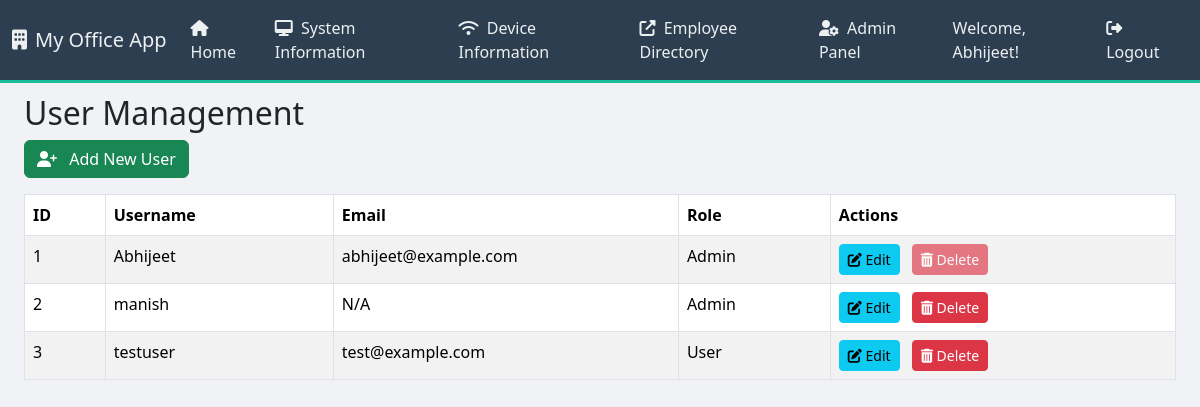
Before: /admin/users (signed in) with the older database file.
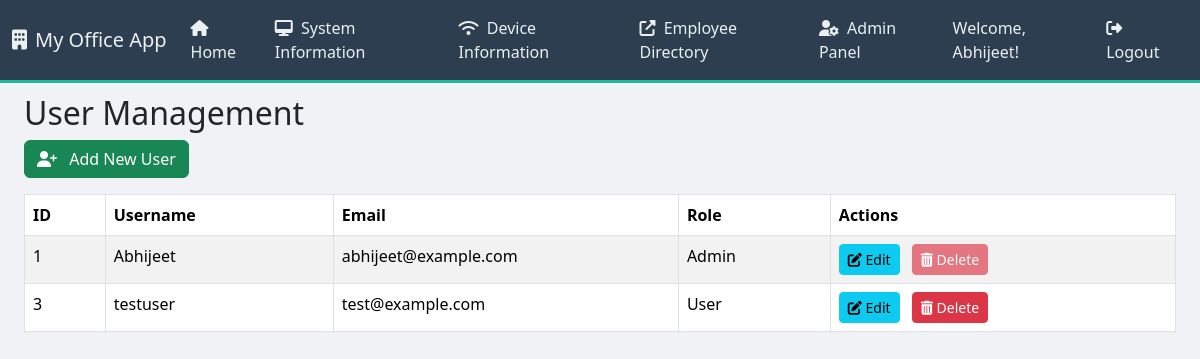
After: the same page with the newer database file.
### app.py (models this page shows, shortened)
class User(UserMixin, db.Model):
    id = db.Column(db.Integer, primary_key=True)
    username = db.Column(db.String(80), unique=True, nullable=False)
    email = db.Column(db.String(120), unique=True, nullable=True) # Added email for future password reset
    password_hash = db.Column(db.String(128))
    role = db.Column(db.String(80), default='user') # 'user' or 'admin'

### app.py (the view)
@app.route('/admin/users')
@login_required
@admin_required
def admin_users():
    users = User.query.all()
    return render_template('admin_users.html', users=users)

### app.py (called while the page is built)
@app.context_processor
def inject_datetime():
    return {'datetime': datetime}

@login_manager.user_loader
def load_user(user_id):
    return User.query.get(int(user_id))

def admin_required(f):
    @wraps(f)
    def decorated_function(*args, **kwargs):
        if not current_user.is_authenticated or current_user.role != 'admin':
            flash('You do not have administrative access to view this page.', 'danger')
            return redirect(url_for('index')) # Redirect to home if not admin
        return f(*args, **kwargs)
    return decorated_function

### templates/admin_users.html (shortened to what this page needs)
{% extends "base.html" %}
{% block content %}
    <div class="container-fluid mt-4">
        <h2>User Management</h2>
        <a href="{{ url_for('add_user') }}" class="btn btn-success mb-3"><i class="fas fa-user-plus me-2"></i> Add New User</a>
        {% if users %}
            <div class="table-responsive">
                <table class="table table-striped table-hover table-bordered">
                    <thead>
                        <tr>
                            <th>ID</th>
                            <th>Username</th>
                            <th>Email</th>
                            <th>Role</th>
                            <th>Actions</th>
                        </tr>
                    </thead>
                    <tbody>
                        {% for user in users %}
                        <tr>
                            <td>{{ user.id }}</td>
                            <td>{{ user.username }}</td>
                            <td>{{ user.email if user.email else 'N/A' }}</td>
                            <td>{{ user.role.capitalize() }}</td>
                            <td>
                                <a href="{{ url_for('edit_user', id=user.id) }}" class="btn btn-sm btn-info me-2"><i class="fas fa-edit"></i> Edit</a>
                                <form action="{{ url_for('delete_user', id=user.id) }}" method="POST" style="display:inline;" onsubmit="return confirm('Are you sure you want to delete user {{ user.username }}? This action cannot be undone.');">
                                    <button type="submit" class="btn btn-sm btn-danger" {% if user.id == current_user.id or (user.username == 'Abhijeet' and user.id == 1) %}disabled{% endif %}>
                                        <i class="fas fa-trash-alt"></i> Delete
                                    </button>
                                </form>
                            </td>
                        </tr>
                        {% endfor %}
                    </tbody>
                </table>
            </div>
        {% else %}
            <p>No users found. Add some!</p>
        {% endif %}
    </div>
{% endblock %}

### templates/base.html (shortened to what this page needs)
<!DOCTYPE html>
<html lang="en">
<head>
    <link href="https://cdn.jsdelivr.net/npm/bootstrap@5.3.3/dist/css/bootstrap.min.css" rel="stylesheet">
    <link rel="stylesheet" href="https://cdnjs.cloudflare.com/ajax/libs/font-awesome/6.5.2/css/all.min.css" />
    <link rel="stylesheet" href="https://cdnjs.cloudflare.com/ajax/libs/animate.css/4.1.1/animate.min.css"/>
</head>
<body>
    <nav class="navbar navbar-expand-lg navbar-dark fixed-top">
        <div class="container-fluid">
            <a class="navbar-brand" href="{{ url_for('index') }}">
                <i class="fas fa-building me-2"></i>My Office App
            </a>
            <div class="collapse navbar-collapse" id="navbarNav">
                <ul class="navbar-nav me-auto mb-2 mb-lg-0">
                    <li class="nav-item">
                        <a class="nav-link" aria-current="page" href="{{ url_for('index') }}">
                            <i class="fas fa-home me-1"></i> Home
                        </a>
                    </li>
                    <li class="nav-item">
                        <a class="nav-link" href="{{ url_for('system_info_list') }}">
                            <i class="fas fa-desktop me-1"></i> System Information
                        </a>
                    </li>
                    <li class="nav-item">
                        <a class="nav-link" href="{{ url_for('router_info_list') }}">
                            <i class="fas fa-wifi me-1"></i> Device Information
                        </a>
                    </li>
                    <li class="nav-item">
                        <a class="nav-link" href="http://172.16.16.191:5002" target="_blank">
                            <i class="fas fa-external-link-alt me-1"></i> Employee Directory
                        </a>
                    </li>
                    {% if current_user.is_authenticated and current_user.role == 'admin' %}
                    <li class="nav-item">
                        <a class="nav-link" href="{{ url_for('admin_users') }}"><i class="fas fa-user-cog me-1"></i> Admin Panel</a>
                    </li>
                    {% endif %}
                </ul>
                <ul class="navbar-nav ms-auto">
                    {% if current_user.is_authenticated %}
                    <li class="nav-item">
                        <span class="nav-link text-white">Welcome, {{ current_user.username }}!</span>
                    </li>
                    <li class="nav-item">
                        <a class="nav-link" href="{{ url_for('logout') }}"><i class="fas fa-sign-out-alt me-1"></i> Logout</a>
                    </li>
                    {% else %}
                    <li class="nav-item">
                        <a class="nav-link" href="{{ url_for('login') }}"><i class="fas fa-sign-in-alt me-1"></i> Login</a>
                    </li>
                    {% endif %}
                </ul>
            </div>
        </div>
    </nav>
    <div id="flash-messages-container">
    </div>
    <div class="container-fluid mt-4">
        {% block content %}{% endblock %}
    </div>
</body>
</html>

### templates/base.html (style rules this page uses)
body { font-family: 'Segoe UI', Tahoma, Geneva, Verdana, sans-serif; background-color: #f0f2f5; overflow-x: hidden; padding-top: 70px; }
.navbar { background-color: #2c3e50 !important; border-bottom: 3px solid #1abc9c; }
.navbar-brand, .nav-link { color: #ecf0f1 !important; font-weight: 500; }
.table-responsive { max-height: 70vh; overflow-y: auto; }
th { position: sticky; top: 0; background: #f8f9fa; z-index: 10; white-space: nowrap; }
td { white-space: nowrap; overflow: hidden; text-overflow: ellipsis; max-width: 150px; }
#flash-messages-container { position: fixed; top: 70px; left: 0; right: 0; z-index: 1050; padding: 10px 15px; pointer-events: none; display: flex; justify-content: center; }

Changed rows visible on the page:
removed User: id "2", username "manish", email "N/A", role "Admin"
